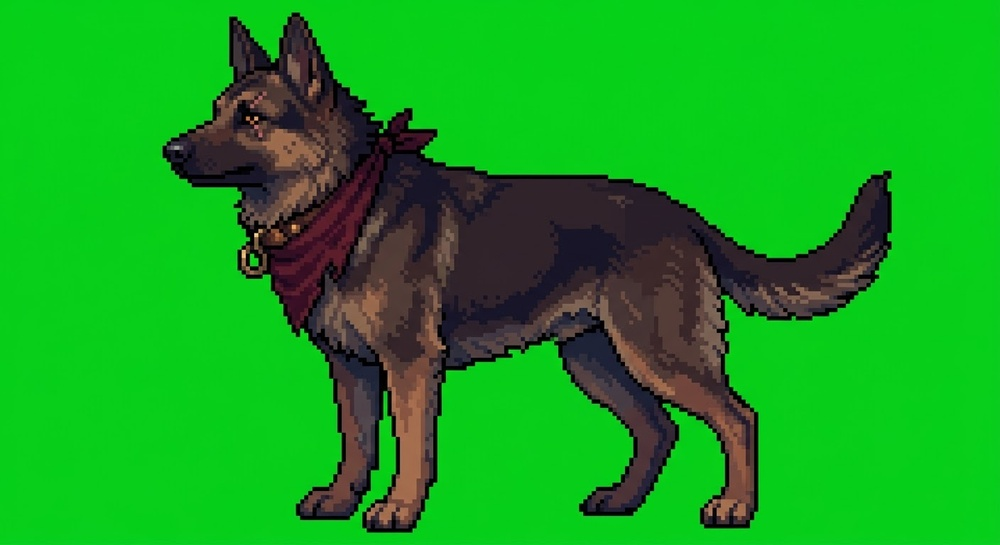
#> input picture art/v5/dog/dog0_src.jpg, 1000 x 545 px, shrunk from 1408 x 768 before the run
$ python sheet_split.py ../../art/v5/dog/dog0_src.jpg ../../art/v5/dog/dog10_src.jpg ../../art/v5/dog/dog10_src.jpg 5 5 ../../art/v5/dog/dog10_src.jpg
#> lines starting #> are read from the running program, lines starting #| are printed output that depends on the picture; after the words box and inside, x2 and y2 are one past the last pixel; in counts of white or black regions, pixels touching at a corner belong together
### tools/pixel/ai_clean.py
"""Yapay zekâ ile üretilmiş "piksel sanat" görselini gerçek piksel ızgarasına indirir ve düz arka planı siler.

1) Kenar profilinin Fourier analiziyle piksel boyu bulunur (ör. 1408 px genişlik / 240 = 5.87),
2) ızgara kayması hücre içi sapmayı en aza indiren değerle seçilir,
3) her hücre ortanca renge indirilir (JPEG gürültüsü gider),
4) arka plan (yeşil #00FF00 ya da macenta #FF00FF) ve kenardaki renk sızıntısı şeffaf yapılır.

python3 tools/pixel/ai_clean.py giriş.jpg çıkış.png auto|green|magenta [piksel_boyu]
"""
import sys

import numpy as np
from PIL import Image


def pixel_size(a, lo=2.0, hi=12.0):
    g = a.mean(-1)
    best = (0, lo)
    for ax in (0, 1):
        e = np.abs(np.diff(g, axis=ax)).sum(axis=1 - ax)
        e = e - e.mean()
        n = np.arange(len(e))
        for s in np.arange(lo, hi, 0.01):
            v = abs((e * np.exp(-2j * np.pi * n / s)).sum())
            if v > best[0]:
                best = (v, s)
    return best[1]


def fit_offset(a, s):
    H, W, _ = a.shape
    best = None
    for ox in np.arange(0, s, 0.5):
        for oy in np.arange(0, s, 0.5):
            xs = ((np.arange(W) - ox) // s).astype(int)
            ys = ((np.arange(H) - oy) // s).astype(int)
            _, inv, cnt = np.unique((ys[:, None] * 10000 + xs[None, :]).ravel(), return_inverse=True, return_counts=True)
            v = 0.0
            for c in range(3):
                ch = a[..., c].ravel()
                v += ((ch - (np.bincount(inv, ch) / cnt)[inv]) ** 2).mean()
            if best is None or v < best[0]:
                best = (v, ox, oy)
    return best[1], best[2]


def clean(src, dst, bg="green", s=None):
    a = np.asarray(Image.open(src).convert("RGB")).astype(float)
    s = s or pixel_size(a)
    ox, oy = fit_offset(a, s)
    H, W, _ = a.shape
    nw, nh = int((W - ox) // s), int((H - oy) // s)
    out = np.zeros((nh, nw, 3))
    for j in range(nh):
        y0, y1 = int(round(oy + j * s + 1)), int(round(oy + (j + 1) * s - 1))
        for i in range(nw):
            x0, x1 = int(round(ox + i * s + 1)), int(round(ox + (i + 1) * s - 1))
            out[j, i] = np.median(a[y0:max(y1, y0 + 1), x0:max(x1, x0 + 1)].reshape(-1, 3), 0)
    r, g, b = out[..., 0], out[..., 1], out[..., 2]
    if bg == "auto":
        # köşelerden arka plan rengi; kenardan taşma doldurma (iç kısımdaki benzer renkler korunur) +
        # arka plana çok yakın kapalı boşluklar (kol-gövde arası)
        from collections import deque
        corners = np.concatenate([out[:3, :3].reshape(-1, 3), out[:3, -3:].reshape(-1, 3), out[-3:, :3].reshape(-1, 3), out[-3:, -3:].reshape(-1, 3)])
        bgc = np.median(corners, 0)
        dist = np.sqrt(((out - bgc) ** 2).sum(-1))
        near = dist < 40
        hh, ww = near.shape
        seen = np.zeros_like(near)
        q = deque([(y, x) for y in range(hh) for x in (0, ww - 1) if near[y, x]] + [(y, x) for x in range(ww) for y in (0, hh - 1) if near[y, x]])
        for y, x in q:
            seen[y, x] = True
        while q:
            y, x = q.popleft()
            for dy, dx in ((1, 0), (-1, 0), (0, 1), (0, -1)):
                Y, X = y + dy, x + dx
                if 0 <= Y < hh and 0 <= X < ww and near[Y, X] and not seen[Y, X]:
                    seen[Y, X] = True
                    q.append((Y, X))
        key = seen | (dist < 14)
        # kenar sızıntısı: arka plana komşu ve arka plan rengine kayan pikseller → koyu kontur
        edge = np.zeros_like(key)
        for dy, dx in ((1, 0), (-1, 0), (0, 1), (0, -1)):
            edge |= np.roll(np.roll(key, dy, 0), dx, 1)
        edge &= ~key
        tint = (out - out.mean(-1, keepdims=True)) @ ((bgc - bgc.mean()) / (np.linalg.norm(bgc - bgc.mean()) + 1e-6))
        fringe = edge & (tint > 12)
        out[fringe] = out[fringe].mean(-1, keepdims=True) * np.array([0.55, 0.5, 0.55])
        spill = np.zeros_like(key)
    elif bg == "magenta":
        key = (r > 150) & (b > 150) & (g < 120)
        spill = (r > g + 60) & (b > g + 60)
    else:
        key = (g > 140) & (r < 120) & (b < 120)
        spill = (g > r + 30) & (g > b + 30)
    alpha = np.where(key | spill, 0, 255).astype(np.uint8)
    img = Image.fromarray(np.dstack([out.clip(0, 255).astype(np.uint8), alpha]), "RGBA")
    img.save(dst)  # kırpılmaz: rig koordinatları bu tuvale göre
    print(f"{src}: piksel {s:.2f}, kayma ({ox}, {oy}) → {img.size}")


# [3 lines that do not run on import are left out]

### tools/pixel/sheet_split.py
"""Yapay zekâ ızgara tablosunu (ör. 4×4 eşya simgesi) hücrelere böler.

ai_clean ile gerçek piksel ızgarasına indirilmiş ve arka planı silinmiş görselde, alfa izdüşümündeki boşluk bantlarından
satır/sütun sınırları bulunur (yapay zekâ hücreleri tam hizalamaz; sabit ızgara yerine boşluk aranır).
Her hücre kırpılır; hücrede birden çok parça varsa (ör. sandığın etrafına saçılmış aletler) hepsi birlikte kalır.

python3 tools/pixel/sheet_split.py giriş.jpg çıkış_dizini ad1,ad2,... [satır sütun] [arka plan] [piksel boyu|-] [yeşil kalacaklar]
"""
import os
import sys

import numpy as np
from PIL import Image

sys.path.insert(0, os.path.dirname(os.path.abspath(__file__)))
from ai_clean import clean  # noqa: E402


def bands(profile, n):
    """İzdüşümdeki dolu bölgeleri n banda indirir: en geniş n-1 boşluktan kesilir."""
    filled = profile > 0
    idx = np.where(filled)[0]
    if len(idx) == 0:
        return []
    gaps = []
    run = None
    for i in range(idx[0], idx[-1] + 1):
        if not filled[i]:
            run = (run[0], i) if run else (i, i)
        elif run:
            gaps.append(run)
            run = None
    gaps.sort(key=lambda g: g[1] - g[0], reverse=True)
    cuts = sorted((g[0] + g[1]) // 2 for g in gaps[: n - 1])
    edges = [idx[0]] + cuts + [idx[-1] + 1]
    return [(edges[i], edges[i + 1]) for i in range(len(edges) - 1)]


def despill(c, keep_green=False):
    """Kapalı boşluklarda kalan yeşil arka plan ve kenardaki yeşile kaymış hâle (sızıntı) temizliği.
    keep_green: gerçekten yeşil olan eşyalar (zehir şişesi, devre kartı) — yalnızca dış kenar hâlesi silinir."""
    r, g, b = (c[..., i].astype(int) for i in range(3))
    op = c[..., 3] > 0
    if not keep_green:
        c[op & (g > r + 50) & (g > b + 50) & (g > 120), 3] = 0
    for _ in range(2):
        op = c[..., 3] > 0
        out = np.zeros_like(op)
        for dy, dx in ((1, 0), (-1, 0), (0, 1), (0, -1)):
            out |= ~np.roll(np.roll(op, dy, 0), dx, 1)
        halo = op & out & (g > np.maximum(r, b) + 25)
        c[halo, 3] = 0
    return c


def split(src, out_dir, names, rows=4, cols=4, bg="auto", px=None, keep_green=()):
    os.makedirs(out_dir, exist_ok=True)
    tmp = os.path.join(out_dir, "_sheet.png")
    clean(src, tmp, bg, px)
#> in pixel_size, `g = a.mean(-1)`:
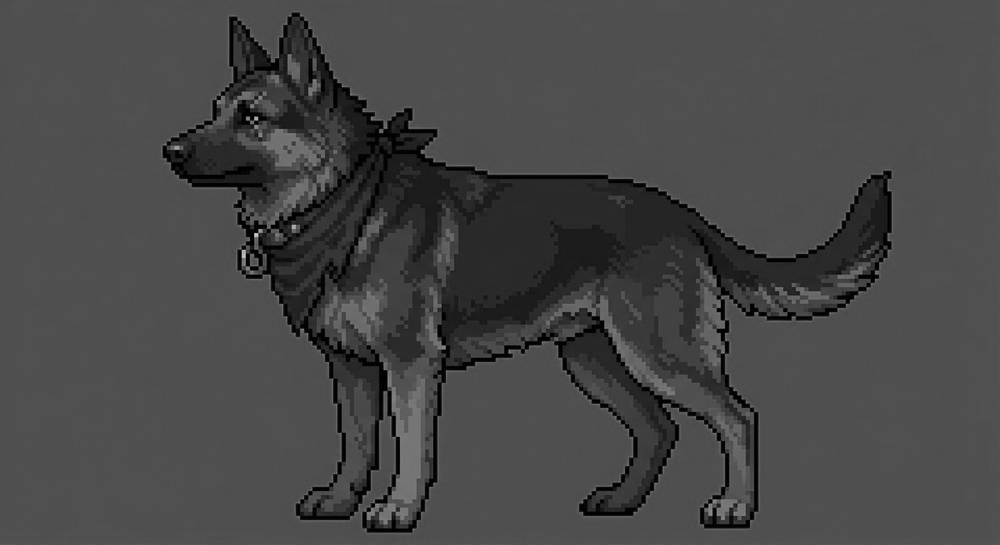
#> g: shape (545, 1000) float64; min 0, max 218.7, mean 71.3
#> after the loop in pixel_size, `for ax in (0, 1):`: best = (467225.2, 4.17)
#> in clean, `s = s or pixel_size(a)`: s = 4.17
#> after the loop in fit_offset, `for ox in np.arange(0, s, 0.5):`: best = (97.16, 3.5, 3)
#> in clean, `ox, oy = fit_offset(a, s)`: ox = 3.5; oy = 3
#> in clean, `nw, nh = int((W - ox) // s), int((H - oy) // s)`: nw = 238; nh = 129
#> the loop in clean, `for j in range(nh):` made 129 passes
#> (y0, y1) on passes 1 to 12: (4, 6), (8, 10), (12, 15), (17, 19), (21, 23), (25, 27), (29, 31), (33, 35), (37, 40), (42, 44), (46, 48), (50, 52)
#> in clean, `key = (g > 140) & (r < 120) & (b < 120)`:
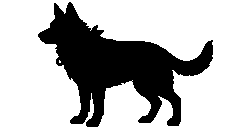
#> key: shape (129, 238) bool; 71% white; 1 black region, box (x1, y1, x2, y2) and area: (38, 2, 213, 127) 8900
#> in clean, `spill = (g > r + 30) & (g > b + 30)`: spill: shape (129, 238) bool; 71.2% white; 1 black region, box (x1, y1, x2, y2) and area: (38, 2, 213, 127) 8829
#> in clean, `img = Image.fromarray(np.dstack([out.clip(0, 255).astype(np.uint8), al..`:
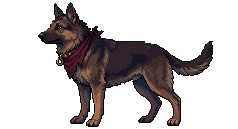
#> img: PIL image 238x129 RGBA; mean R, G, B, A 22.2, 159.4, 31, 73.3; transparent parts drawn white
#| ../../art/v5/dog/dog0_src.jpg: piksel 4.17, kayma (3.5, 3.0) → (238, 129)
    a = np.asarray(Image.open(tmp))
    alpha = a[..., 3] > 0
    rb = bands(alpha.sum(1), rows)
#> in bands, `idx = np.where(filled)[0]`: idx = 125 values from 2 to 126
#> after the loop in bands, `for i in range(idx[0], idx[-1] + 1):`: gaps = []
#> in bands, `edges = [idx[0]] + cuts + [idx[-1] + 1]`: edges = [2, 127]
#> rb = [(2, 127)]
    out = []
    for r, (y0, y1) in enumerate(rb):
        cb = bands(alpha[y0:y1].sum(0), cols)
        for c, (x0, x1) in enumerate(cb):
            k = r * cols + c
            if k >= len(names):
                continue
            cell = Image.fromarray(despill(a[y0:y1, x0:x1].copy(), names[k] in keep_green))
            bb = cell.getbbox()
            if bb is None:
                continue
            cell = cell.crop(bb)
            p = os.path.join(out_dir, names[k] + ".png")
            cell.save(p)
            out.append((names[k], cell.size))
#> this loop made 1 pass
#> (y0, y1, cb) on pass 1: (2, 127, [(38, 213)])
#> pass 1, in despill, `r, g, b = (c[..., i].astype(int) for i in range(3))`:
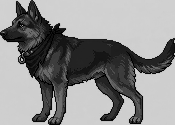
#> g: shape (125, 175) int64; min 0, max 214, mean 140.2
#> pass 1, in despill, `r, g, b = (c[..., i].astype(int) for i in range(3))`:
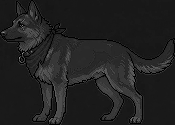
#> b: shape (125, 175) int64; min 0, max 158, mean 33.4
#> pass 1, in despill, `op = c[..., 3] > 0`:
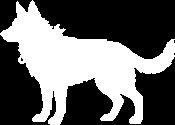
#> op: shape (125, 175) bool; 40.4% white; 1 white region, box (x1, y1, x2, y2) and area: (0, 0, 175, 125) 8829
#> after the loop:
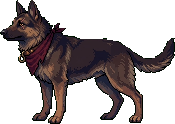
#> cell: PIL image 175x124 RGBA; mean R, G, B, A 28.7, 139.6, 33.5, 103.2; transparent parts drawn white
#> after the loop, out = [('../../art/v5/dog/dog10_src.jpg', (175, 124))]
    os.remove(tmp)
    return out


if __name__ == "__main__":
    rows = int(sys.argv[4]) if len(sys.argv) > 4 else 4
    cols = int(sys.argv[5]) if len(sys.argv) > 5 else 4
    bg = sys.argv[6] if len(sys.argv) > 6 else "auto"
    px = float(sys.argv[7]) if len(sys.argv) > 7 and sys.argv[7] != "-" else None
    keep = sys.argv[8].split(",") if len(sys.argv) > 8 else ()
    for n, s in split(sys.argv[1], sys.argv[2], sys.argv[3].split(","), rows, cols, bg, px, keep):
        print(n, s)
